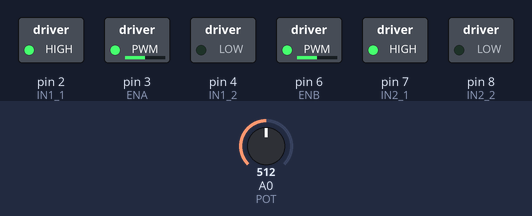
Recording of a sketch running on a simulated Arduino Uno, built with avr-gcc and run on an emulated ATmega328P. Shown: switched loads named in the sketch (green lamp = pin HIGH). The inputs (shaded band) are chosen by the test bench; at power-on: A0 (POT) = 512.

Above: at 1.2 s.
1.3 s: A0 (POT) set to 716
At 1.9 s:
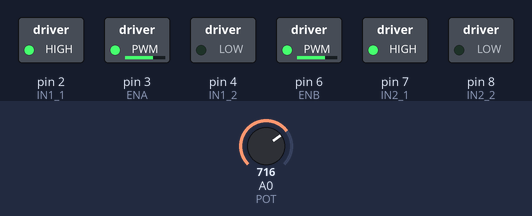
2.8 s: A0 (POT) set to 900
At 4.0 s:
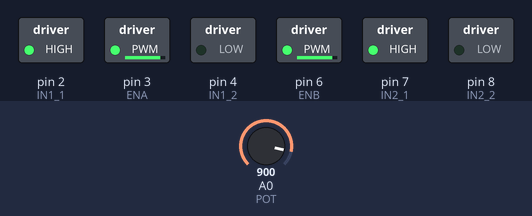
4.3 s: A0 (POT) set to 122
At 5.4 s:
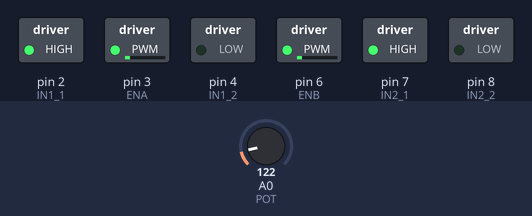
5.8 s: A0 (POT) set to 0
At 6.5 s:
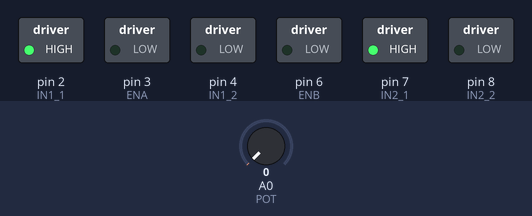
7.3 s: A0 (POT) set to 511
At 7.7 s:
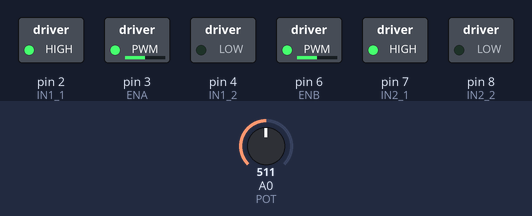
Timing chart, 0 to 9.8 s (numbered marks = the images above; inputs shaded):
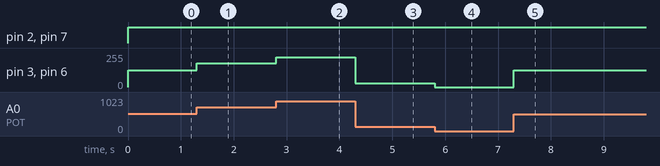

The sketch:

motorSurucu_POT.ino
```cpp
// define the pins for the motor driver

#define ENA 3
#define IN1_1 2
#define IN1_2 4
#define ENB 6
#define IN2_1 7
#define IN2_2 8

// define the pin for the potentiometer
#define POT A0


void setup() {
  Serial.begin(9600);
  // set the motor driver pins as outputs
  pinMode(ENA, OUTPUT);
  pinMode(IN1_1, OUTPUT);
  pinMode(IN2_1, OUTPUT);
  pinMode(ENA, OUTPUT);
  pinMode(IN1_2, OUTPUT);
  pinMode(IN2_2, OUTPUT);
}

void loop() {
  // read the value of the potentiometer
  int potValue = analogRead(POT);

  // map the potentiometer value to a range of speeds
  int speed = map(potValue, 0, 1023, 0, 255);

  // set the speed of the motor using the L298N library
  digitalWrite(IN1_1,HIGH);
  digitalWrite(IN1_2,LOW);
  digitalWrite(IN2_1,HIGH);
  digitalWrite(IN2_2,LOW);
  analogWrite(ENA,speed);
  analogWrite(ENB,speed);
}
```

Measured:
- after the input at 1.3 s, pin 3 (ENA), pin 6 (ENB): 127/255 → 178/255 at once
- after the input at 2.8 s, pin 3 (ENA), pin 6 (ENB): 178/255 → 224/255 at once
- after the input at 4.3 s, pin 3 (ENA), pin 6 (ENB): 224/255 → 30/255 at once
- after the input at 5.8 s, pin 3 (ENA), pin 6 (ENB): 30/255 → 0/255 at once
- after the input at 7.3 s, pin 3 (ENA), pin 6 (ENB): 0/255 → 127/255 at once
